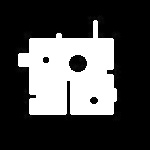
#> input picture 163/morph/dilation_Cross 3x3_iterations_1.jpg, 150 x 150 px, given in place of Morph.jpg, which was not available; the run also reads 1 picture not shown here
$ python main.py
#> lines starting #> are read from the running program, lines starting #| are printed output that depends on the picture; after the words box and inside, x2 and y2 are one past the last pixel; in counts of white or black regions, pixels touching at a corner belong together; pictures that were not available may be replaced by others from this repository, and a replacement may not be noted
def draw_img(image):
  plt.imshow(cv2.cvtColor(image, cv2.COLOR_BGR2RGB))
  plt.show()

import numpy as np # Импорт модуля numpy
import cv2 # импорт OpenCV
from matplotlib import pyplot as plt

# Загрузка изображения
image = cv2.imread('Morph.jpg', cv2.IMREAD_GRAYSCALE)
#> image is the input picture: shape (150, 150); min 0, max 255, mean 72.6


# Создание структурных элементов
kernel_cross_3x3 = cv2.getStructuringElement(cv2.MORPH_CROSS, (3, 3))
kernel_cross_5x5 = cv2.getStructuringElement(cv2.MORPH_CROSS, (5, 5))
kernel_rect_3x3 = cv2.getStructuringElement(cv2.MORPH_RECT, (3, 3))
kernel_rect_5x5 = cv2.getStructuringElement(cv2.MORPH_RECT, (5, 5))
kernel_ellipse_3x3 = cv2.getStructuringElement(cv2.MORPH_ELLIPSE, (3, 3))
kernel_ellipse_5x5 = cv2.getStructuringElement(cv2.MORPH_ELLIPSE, (5, 5))

def make_all_operation(path, folder):
#> called with path = 'Morph.jpg', folder = 'morph'
    image = cv2.imread(path, cv2.IMREAD_GRAYSCALE)
    # Применение морфологических операций с различными структурными элементами и итерациями
    for iterations in [1, 3, 5]:
        dilations = [
            ('Cross 3x3', cv2.dilate(image, kernel_cross_3x3, iterations=iterations)),
            ('Cross 5x5', cv2.dilate(image, kernel_cross_5x5, iterations=iterations)),
            ('Rectangle 3x3', cv2.dilate(image, kernel_rect_3x3, iterations=iterations)),
            ('Rectangle 5x5', cv2.dilate(image, kernel_rect_5x5, iterations=iterations)),
            ('Ellipse 3x3', cv2.dilate(image, kernel_ellipse_3x3, iterations=iterations)),
            ('Ellipse 5x5', cv2.dilate(image, kernel_ellipse_5x5, iterations=iterations))
        ]

        erosions = [
            ('Cross 3x3', cv2.erode(image, kernel_cross_3x3, iterations=iterations)),
            ('Cross 5x5', cv2.erode(image, kernel_cross_5x5, iterations=iterations)),
            ('Rectangle 3x3', cv2.erode(image, kernel_rect_3x3, iterations=iterations)),
            ('Rectangle 5x5', cv2.erode(image, kernel_rect_5x5, iterations=iterations)),
            ('Ellipse 3x3', cv2.erode(image, kernel_ellipse_3x3, iterations=iterations)),
            ('Ellipse 5x5', cv2.erode(image, kernel_ellipse_5x5, iterations=iterations))
        ]

        # Сохранение результатов
        for name, result in dilations:
            cv2.imwrite(f'{folder}/dilation_{name}_iterations_{iterations}.jpg', result)

        for name, result in erosions:
            cv2.imwrite(f'{folder}/erosion_{name}_iterations_{iterations}.jpg', result)

make_all_operation('Morph.jpg', 'morph')

# сравним операции закрытия с результатамипоследовательного применения дилатации и эрозии

closing_op_result = cv2.morphologyEx(image, cv2.MORPH_CLOSE, kernel_rect_5x5)
er_dil_result = cv2.erode(cv2.dilate(image, kernel_rect_5x5), kernel_rect_5x5)

cv2.imwrite('2/close.jpg', closing_op_result) # они одинаковые
cv2.imwrite('2/erdil.jpg', er_dil_result)

# сравним операции открытия с результатамипоследовательного применения  эрозии и дилатации

closing_op_result = cv2.morphologyEx(image, cv2.MORPH_OPEN, kernel_rect_5x5)
er_dil_result = cv2.dilate(cv2.erode(image, kernel_rect_5x5), kernel_rect_5x5)

cv2.imwrite('2/open.jpg', closing_op_result) # они одинаковые
cv2.imwrite('2/diler.jpg', er_dil_result)

# ищем границы
edges = image - cv2.erode(image, kernel_rect_5x5)
cv2.imwrite('2/edges.jpg', edges)

# ищем лучший элемент для morph2.bmp

make_all_operation('morph2.bmp', 'morph2')
#> the loop in make_all_operation (call 2), `for iterations in [1, 3, 5]:` made 3 passes
#> pass 1, in make_all_operation (call 2), `cv2.imwrite(f'{folder}/dilation_{name}_iterations_{iterations}.jpg', r..`:
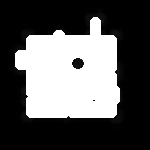
#> saved as dilation_Rectangle 3x3_iterations_1.jpg: shape (150, 150); min 0, max 255, mean 90.3
#> pass 1, in make_all_operation (call 2), `cv2.imwrite(f'{folder}/dilation_{name}_iterations_{iterations}.jpg', r..`:
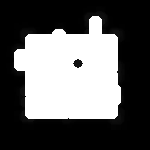
#> saved as dilation_Rectangle 5x5_iterations_1.jpg: shape (150, 150); min 0, max 255, mean 95.8

# лучше все справился эллипс для morph2. Для morph в принципе и эллипс и крест одинаково себя показали


# Применение бинаризации, часть 6
def get_image_between_thresholds(image, lower, upper):

    # Создание маски для пикселей в указанном диапазоне
#> called with lower = 90, upper = 100
    mask = cv2.inRange(image, lower, upper)
#> mask: shape (150, 150); every value is 0

    # Применение маски к изображению
    return cv2.bitwise_and(image, image, mask=mask)

image = cv2.imread('morph3.bmp', cv2.IMREAD_GRAYSCALE)

binary_image1 = get_image_between_thresholds(image, 90, 100)
edges = binary_image1 - cv2.erode(binary_image1, kernel_rect_5x5)
cv2.imwrite('2/edges_binary_1.jpg', edges)

binary_image2 = get_image_between_thresholds(image, 10, 90)
#> call 2 of get_image_between_thresholds, with lower = 10, upper = 90
#> in get_image_between_thresholds (call 2), `mask = cv2.inRange(image, lower, upper)`:
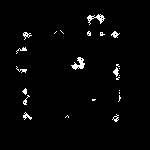
#> mask: shape (150, 150); 2.2% white in thin lines or dots, all inside (x1, y1, x2, y2) = (16, 14, 121, 122)
edges = binary_image2 - cv2.erode(binary_image2, kernel_rect_5x5)
cv2.imwrite('2/edges_binary_2.jpg', edges)

binary_image3 = get_image_between_thresholds(image, 101, 150)
edges = binary_image3 - cv2.erode(binary_image3, kernel_rect_5x5)
cv2.imwrite('2/edges_binary_3.jpg', edges)

binary_image4 = get_image_between_thresholds(image, 151, 255)
#> in get_image_between_thresholds (call 4), `mask = cv2.inRange(image, lower, upper)`: mask: shape (150, 150); 32.9% white; 1 white region, box (x1, y1, x2, y2) and area: (16, 18, 119, 117) 7405
edges = binary_image4 - cv2.erode(binary_image4, kernel_rect_5x5)
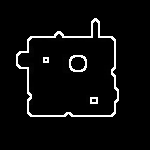
#> edges: shape (150, 150); min 0, max 255, mean 12
cv2.imwrite('2/edges_binary_4.jpg', edges)


# часть 7
# Загрузка изображения
img = cv2.imread('Fingerprint.jpg', 0)  # Загружаем как черно-белое (grayscale) изображение
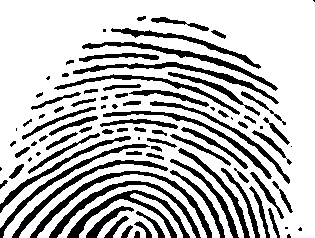
#> input picture 163/2/fingerprint.jpg, 315 x 238 px, found by its file name
#> img is the input picture: shape (238, 315); min 0, max 255, mean 188.9

# Бинаризация изображения
_, binary_img = cv2.threshold(img, 0, 255, cv2.THRESH_BINARY + cv2.THRESH_OTSU)
#> binary_img: shape (238, 315); 74.1% white; 91 black regions (18 under 20 px), largest, box (x1, y1, x2, y2) and area: (30, 171, 212, 238) 1178, (67, 190, 190, 238) 1152, (49, 181, 201, 238) 1015

# Эрозия и дилатация
kernel = np.ones((3, 3), np.uint8)
eroded_img = cv2.erode(binary_img, kernel, iterations=1)
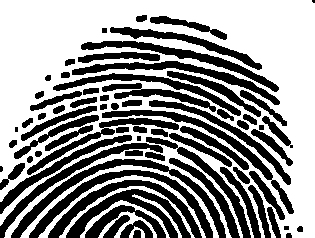
#> eroded_img: shape (238, 315); 57.6% white; 72 black regions (3 under 20 px), largest, box (x1, y1, x2, y2) and area: (11, 159, 226, 238) 2032, (29, 170, 213, 238) 1792, (66, 189, 191, 238) 1729
dilated_img = cv2.dilate(eroded_img, kernel, iterations=1)
#> dilated_img: shape (238, 315); 74.1% white; 89 black regions (18 under 20 px), largest, box (x1, y1, x2, y2) and area: (30, 171, 212, 238) 1178, (67, 190, 190, 238) 1154, (49, 181, 201, 238) 1016

# Открытие и закрытие
opened_img = cv2.morphologyEx(dilated_img, cv2.MORPH_OPEN, kernel)
closed_img = cv2.morphologyEx(opened_img, cv2.MORPH_CLOSE, kernel)
#> closed_img: shape (238, 315); 74.9% white; 97 black regions (17 under 20 px), largest, box (x1, y1, x2, y2) and area: (30, 171, 212, 238) 1178, (67, 190, 190, 238) 1154, (49, 181, 200, 238) 1015

# Подавление шума
denoised_img = cv2.medianBlur(closed_img, 5)
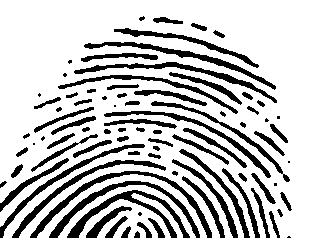
#> denoised_img: shape (238, 315); 76% white; 86 black regions (14 under 20 px), largest, box (x1, y1, x2, y2) and area: (30, 171, 212, 238) 1176, (67, 190, 190, 238) 1156, (49, 181, 200, 238) 1014

# сохранение результата
cv2.imwrite('2/fingerprint.jpg', denoised_img)
